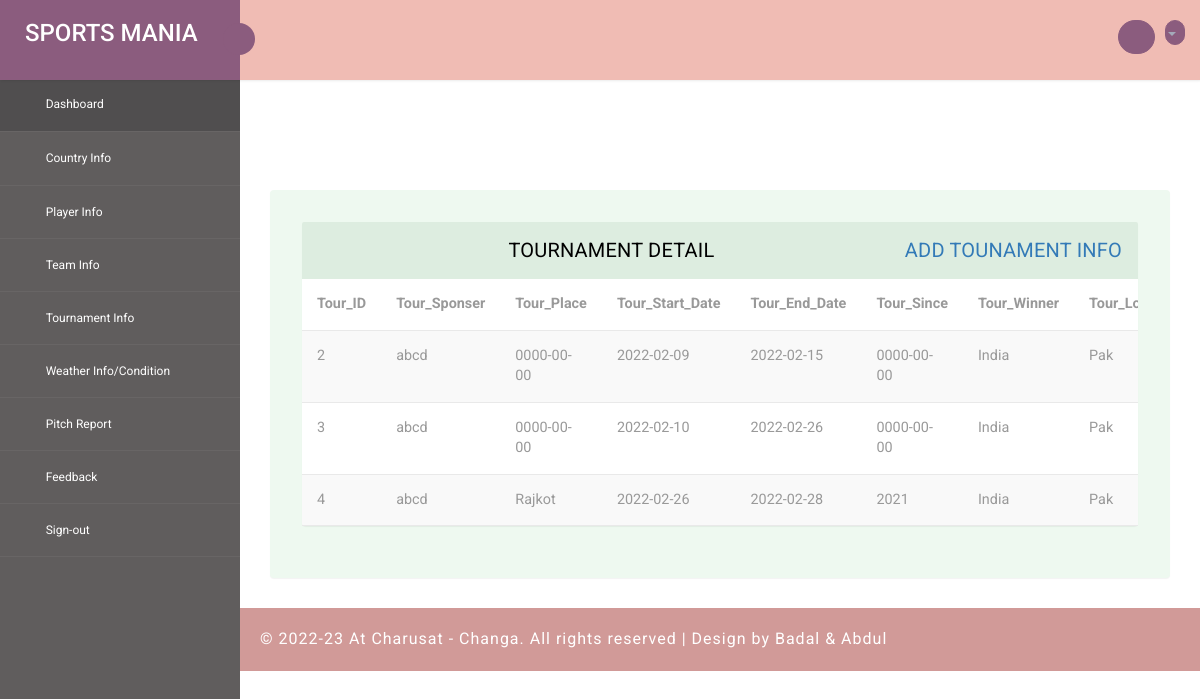
Screenshot of /Tournamentinfo.php (signed in) with the database file from the repository.
### tables this page shows
CREATE TABLE `tour_tbl` (
  `Tour_Id` int(5) NOT NULL,
  `Tour_Sponser` varchar(100) NOT NULL,
  `Tour_Place` varchar(20) NOT NULL,
  `Tour_State_Date` date NOT NULL,
  `Tour_End_Date` date NOT NULL,
  `Tour_Since` varchar(10) NOT NULL,
  `Tour_Winner` varchar(20) NOT NULL,
  `Tour_Loser` varchar(20) NOT NULL,
  `Tour_Prize` varchar(100) NOT NULL
);

### Tournamentinfo.php (the view, shortened to what this page needs)
<?php
    include "header.php";
?>
<section id="main-content">
	<section class="wrapper">
		<section class="wrapper">
		<div class="table-agile-info">
  <div class="panel panel-default">
    <div class="panel-heading">
      Tournament Detail
	  <a style="float:right" href="addtournament_info.php">Add Tounament Info</a>
    </div>
    <div class="table-responsive">
      <table class="table table-striped b-t b-light">
        <thead>
          <tr>
            <th>Tour_ID</th>
            <th>Tour_Sponser</th>
            <th>Tour_Place</th>
			<th>Tour_Start_Date</th>
			<th>Tour_End_Date</th>
			<th>Tour_Since</th>
			<th>Tour_Winner</th>
			<th>Tour_Loser</th>
          </tr>
	<?php
	    $result=mysqli_connect("localhost","root","","sports");
		$q="Select * from  tour_tbl";
		$c=mysqli_query($result,$q);
		While($row=mysqli_fetch_array($c))
		{
			?>
			</thead>
      <tr>
		   <td><?php echo $row['Tour_Id'];?></td>
			<td><?php echo $row['Tour_Sponser'];?></td>
			<td><?php echo $row['Tour_Place'];?></td>
			<td><?php echo $row['Tour_State_Date'];?></td>
			<td><?php echo $row['Tour_End_Date'];?></td>
			<td><?php echo $row['Tour_Since'];?></td>
			<td><?php echo $row['Tour_Winner'];?></td>
			<td><?php echo $row['Tour_Loser'];?></td>
		   </tr>
        <?php
        }
		 ?>
       </table>
    </div>
  </div>
</div>
</section>
</section>
<?php
    include "footer.php";
?>

### header.php (shortened to what this page needs)
<!DOCTYPE html>
<head>
<link rel="stylesheet" href="css/bootstrap.min.css" >
<link href="css/style.css" rel='stylesheet' type='text/css' />
<link href="css/style-responsive.css" rel="stylesheet"/>
<link rel="stylesheet" href="css/font.css" type="text/css"/>
<link href="css/font-awesome.css" rel="stylesheet">
<link rel="stylesheet" href="css/morris.css" type="text/css"/>
<link rel="stylesheet" href="css/monthly.css">
</head>
<body>
<section id="container">
<header class="header fixed-top clearfix">
<div class="brand">
    <a href="index.html" class="logo" align="center">
      <h3> Sports mania</h3>
    </a>
    <div class="sidebar-toggle-box">
        <div class="fa fa-bars"></div>
    </div>
</div>
<div class="top-nav clearfix">
    <ul class="nav pull-right top-menu">
        <li>
            <input type="text" class="form-control search" placeholder=" Search">
        </li>
        <li class="dropdown">
            <a data-toggle="dropdown" class="dropdown-toggle" href="#" align="center">
               <span class="username">
                <b class="caret"></b>
            </a>
        </li>
    </ul>
</div>
</header>
<aside>
    <div id="sidebar" class="nav-collapse">
        <div class="leftside-navigation">
            <ul class="sidebar-menu" id="nav-accordion">
                <li>
                    <a class="active" href="index.php">
                        <i class="fa fa-dashboard"></i>
                        <span>Dashboard</span>
                    </a>
                </li>
                <li>
                    <a href="countryinfo.php">
                        <i class="fa fa-globe"></i>
                        <span>Country Info </span>
                    </a>
                </li>
                <li class="sub-menu">
                    <a href="playerinfo.php">
                        <i class="fa fa-male"></i>
                        <span>Player Info</span>
                    </a>
                </li>
                <li class="sub-menu">
                    <a href="Teaminfo.php">
                        <i class="fa fa-users"></i>
                        <span>Team Info</span>
                    </a>
                </li>
                <li class="sub-menu">
                    <a href="Tournamentinfo.php">
                        <i class="fa fa-trophy"></i>
                        <span>Tournament Info  </span>
                    </a>
                </li>
                <li class="sub-menu">
                    <a href="weatherinfo.php">
                        <i class='fa fa-cloud'></i>
						<span>Weather Info/Condition</span>
                    </a>
                </li>
                <li class="sub-menu">
                    <a href="Pitchreport.php">
                        <i class="fa fa-glass"></i>
                        <span>Pitch Report</span>
                    </a>
                </li>
				<li class="sub-menu">
                    <a href="feedback.php">
                        <i class="fa fa-glass"></i>
                        <span>Feedback</span>
                    </a>
                </li>
                    <li class="sub-menu">
					  <a href="logout.php">
                        <i class="fa fa-sign-out"></i>
                         <span>Sign-out</span>
                   </a>
                </li>
            </ul>            </div>
    </div>
</aside>

### footer.php (shortened to what this page needs)
		  <div class="footer">
			<div class="wthree-copyright">
			  <p>© 2022-23 At Charusat - Changa. All rights reserved | Design by Badal & Abdul</a></p>
			</div>
		  </div>
</section>
</section>
</body>
</html>

### rows the page displays
tour_tbl: Tour_Id "2", Tour_Sponser "abcd", Tour_Place "0000-00-00", Tour_State_Date "2022-02-09", Tour_End_Date "2022-02-15", Tour_Since "0000-00-00", Tour_Winner "India", Tour_Loser "Pak"
tour_tbl: Tour_Id "3", Tour_Sponser "abcd", Tour_Place "0000-00-00", Tour_State_Date "2022-02-10", Tour_End_Date "2022-02-26", Tour_Since "0000-00-00", Tour_Winner "India", Tour_Loser "Pak"
tour_tbl: Tour_Id "4", Tour_Sponser "abcd", Tour_Place "Rajkot", Tour_State_Date "2022-02-26", Tour_End_Date "2022-02-28", Tour_Since "2021", Tour_Winner "India", Tour_Loser "Pak"
